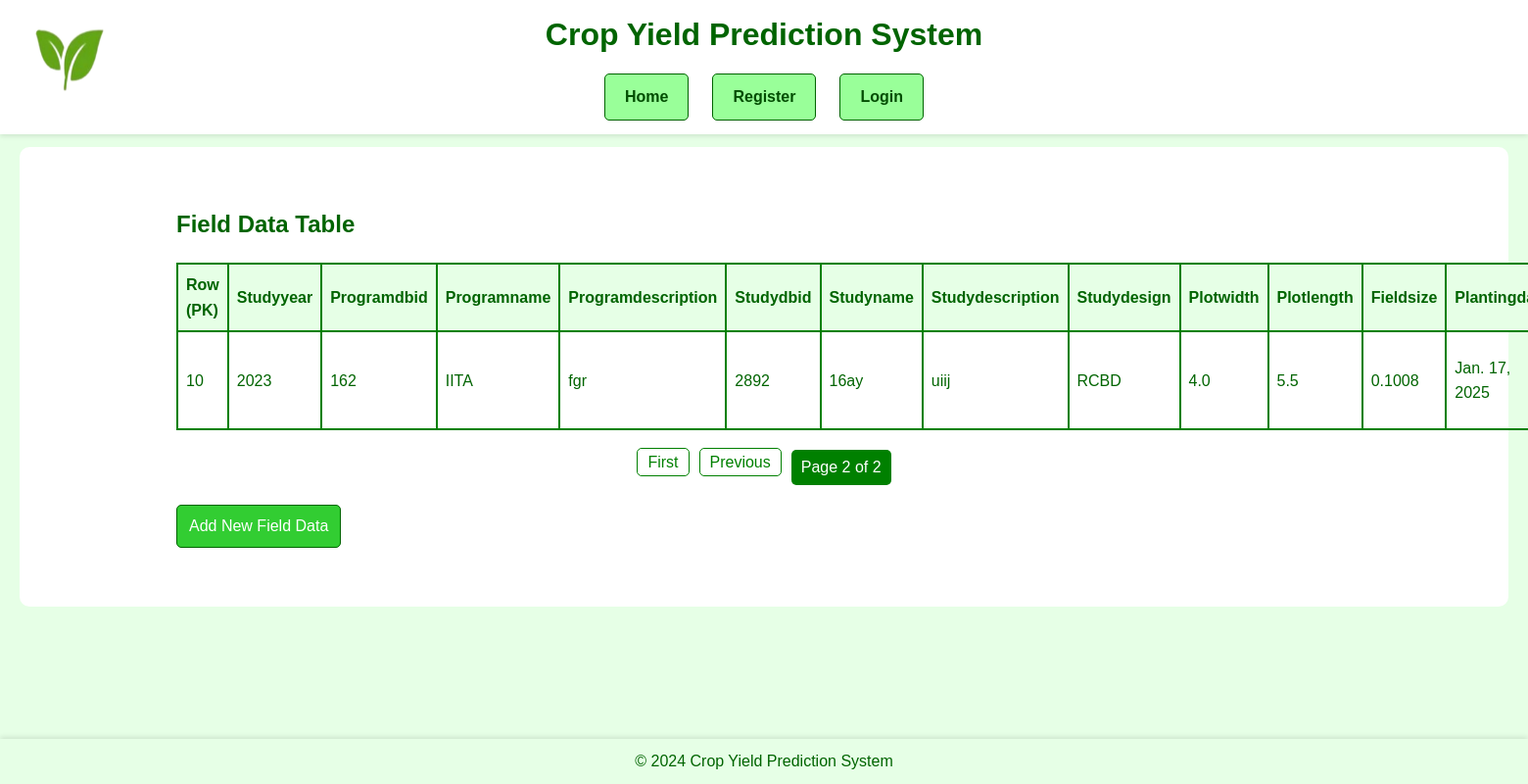
/table?page=2 (signed in), run on an earlier commit of the app's database.
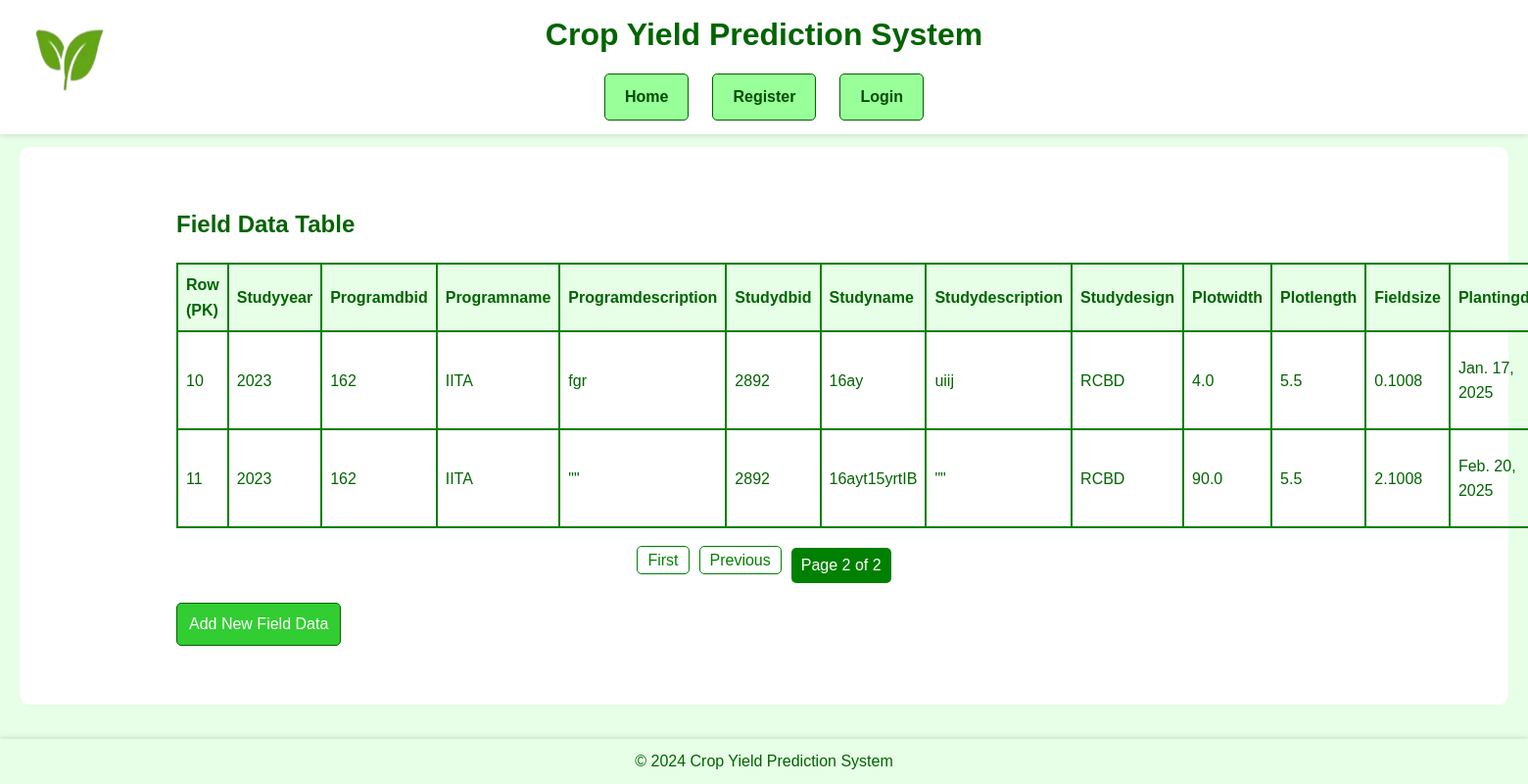
And on a later commit of the database.
### django_nlp_integration/nlp_app/models.py (models this page shows, shortened)
class FieldData(models.Model):
    studyYear = models.IntegerField(blank=True, null=True)
    programDbId = models.CharField(max_length=255, blank=True, null=True)
    programName = models.CharField(max_length=255, blank=True, null=True)
    programDescription = models.TextField(blank=True, null=True)
    studyDbId = models.CharField(max_length=255, blank=True, null=True)
    studyName = models.CharField(max_length=255, blank=True, null=True)
    studyDescription = models.TextField(blank=True, null=True)
    studyDesign = models.CharField(max_length=255, blank=True, null=True)
    plotWidth = models.FloatField(blank=True, null=True)
    plotLength = models.FloatField(blank=True, null=True)
    fieldSize = models.FloatField(blank=True, null=True)
    plantingDate = models.DateField(blank=True, null=True)
    harvestDate = models.DateField(blank=True, null=True)
    locationDbId = models.CharField(max_length=255, blank=True, null=True)
    locationName = models.CharField(max_length=255, blank=True, null=True)
    germplasmDbId = models.CharField(max_length=255, blank=True, null=True)
    germplasmName = models.CharField(max_length=255, blank=True, null=True)
    germplasmSynonyms = models.CharField(max_length=255, blank=True, null=True)
    observationLevel = models.CharField(max_length=255, blank=True, null=True)
    observationUnitDbId = models.CharField(max_length=255, blank=True, null=True)
    observationUnitName = models.CharField(max_length=255, blank=True, null=True)
    replicate = models.IntegerField(blank=True, null=True)
    blockNumber = models.IntegerField(blank=True, null=True)
    plotNumber = models.IntegerField(blank=True, null=True)
    entryType = models.CharField(max_length=255, blank=True, null=True)
    boiled_storage_root_color = models.CharField(max_length=255, blank=True, null=True)
    cassava_anthractnose_disease_incidence_6_month = models.FloatField(blank=True, null=True)
    cassava_anthractnose_disease_incidence_9_month = models.FloatField(blank=True, null=True)
    cassava_anthractnose_disease_severity_6_month = models.FloatField(blank=True, null=True)
    cassava_anthractnose_disease_severity_9_month = models.FloatField(blank=True, null=True)
    cassava_bacterial_blight_incidence_3_month = models.FloatField(blank=True, null=True)
    cassava_bacterial_blight_incidence_6_month = models.FloatField(blank=True, null=True)
    cassava_bacterial_blight_severity_3_month = models.FloatField(blank=True, null=True)
    cassava_bacterial_blight_severity_6_month = models.FloatField(blank=True, null=True)
    cassava_green_mite_severity_first_evaluation = models.FloatField(blank=True, null=True)
    cassava_green_mite_severity_second_evaluation = models.FloatField(blank=True, null=True)
    cassava_mosaic_disease_incidence_1_month = models.FloatField(blank=True, null=True)
    cassava_mosaic_disease_incidence_3_month = models.FloatField(blank=True, null=True)
    cassava_mosaic_disease_incidence_6_month = models.FloatField(blank=True, null=True)
    cassava_mosaic_disease_severity_1_month = models.FloatField(blank=True, null=True)
    cassava_mosaic_disease_severity_3_month = models.FloatField(blank=True, null=True)
    cassava_mosaic_disease_severity_6_month = models.FloatField(blank=True, null=True)
    dry_matter_content_specific_gravity_method = models.FloatField(blank=True, null=True)
    dry_matter_content_percentage = models.FloatField(blank=True, null=True)
    ease_of_peeling_root_cortex_visual_rating = models.IntegerField(blank=True, null=True)
    first_apical_branch_height_cm = models.FloatField(blank=True, null=True)
    fresh_shoot_weight_kg_per_plot = models.FloatField(blank=True, null=True)
    fresh_storage_root_weight_per_plot = models.FloatField(blank=True, null=True)
    harvest_index_variable = models.FloatField(blank=True, null=True)
    initial_vigor_assessment = models.IntegerField(blank=True, null=True)
    number_of_planted_stakes_per_plot = models.IntegerField(blank=True, null=True)
    plant_architecture_visual_rating = models.IntegerField(blank=True, null=True)
    plant_stands_harvested_counting = models.IntegerField(blank=True, null=True)
    poundability_assessment = models.IntegerField(blank=True, null=True)
    proportion_lodged_plants_percentage = models.FloatField(blank=True, null=True)
    root_neck_length_visual_rating = models.IntegerField(blank=True, null=True)
    root_number_counting = models.IntegerField(blank=True, null=True)
    rotted_storage_root_counting = models.IntegerField(blank=True, null=True)
    specific_gravity = models.FloatField(blank=True, null=True)
    sprout_count_nine_month = models.IntegerField(blank=True, null=True)
    sprout_count_one_month = models.IntegerField(blank=True, null=True)
    sprout_count_six_month = models.IntegerField(blank=True, null=True)
    sprout_count_three_month = models.IntegerField(blank=True, null=True)
    sprouting_proportion = models.FloatField(blank=True, null=True)
    storage_root_cortex_color_visual_rating = models.IntegerField(blank=True, null=True)
    storage_root_periderm_color_visual_rating = models.IntegerField(blank=True, null=True)
    storage_root_pulp_color_visual_rating = models.IntegerField(blank=True, null=True)
    storage_root_shape_visual_rating = models.IntegerField(blank=True, null=True)
    storage_root_size_visual_rating = models.IntegerField(blank=True, null=True)
    taste_of_boiled_root_rating = models.IntegerField(blank=True, null=True)
    top_yield = models.FloatField(blank=True, null=True)
    total_carotenoid_chart_1_8 = models.FloatField(blank=True, null=True)
    total_carotenoid_iCheck_method = models.FloatField(blank=True, null=True)

### django_nlp_integration/nlp_app/views.py (the view, shortened to what this page needs)
# urls.py: path('table', views.table, name='table'),
@login_required
def table(request):
    fielddata_list = FieldData.objects.all()
    fields = [field.name for field in FieldData._meta.fields if field.name != "id"]
    paginator = Paginator(fielddata_list, 4)  # Show 4 records per page
    page_number = request.GET.get("page")
    fielddata = paginator.get_page(page_number)
    if request.method == "POST" and "create" in request.POST:
        new_data = {field: request.POST.get(field, "") for field in fields}
        FieldData.objects.create(**new_data)
        return redirect("table")
    if request.method == "POST" and "delete" in request.POST:
        record_id = request.POST.get("id")
        FieldData.objects.filter(id=record_id).delete()
        return redirect("table")
    return render(request, "nlp_app/table.html", {"fielddata": fielddata, "fields": fields})

### django_nlp_integration/nlp_app/templatetags/custom_filters.py (called while the page is built)
@register.filter
def getattr_custom(obj, attr):
    return getattr(obj, attr, "")

### django_nlp_integration/nlp_app/templates/nlp_app/table.html (shortened to what this page needs)
{% extends 'base_generic.html' %}
{% block content %}
{% load custom_filters %}
<div class="container mt-4">
    <h2>Field Data Table</h2>
    <table class="table">
        <thead>
            <tr>
                <th>Row (PK)</th>
                {% for field in fields %}
                    <th>{{ field|title }}</th>
                {% endfor %}
            </tr>
        </thead>
        <tbody>
            {% for record in fielddata %}
            <tr>
                <td>{{ record.pk }}</td>
                {% for field in fields %}
                    <td data-pk="{{ record.pk }}" data-field="{{ field }}">
                        {{ record|getattr_custom:field }}
                    </td>
                {% endfor %}
            </tr>
            {% endfor %}
        </tbody>
    </table>
    <ul class="pagination">
        {% if fielddata.has_previous %}
            <li><a href="?page=1">First</a></li>
            <li><a href="?page={{ fielddata.previous_page_number }}">Previous</a></li>
        {% endif %}
        <li class="current">Page {{ fielddata.number }} of {{ fielddata.paginator.num_pages }}</li>
    </ul>
    <a class="btn btn-add" href="{% url 'fielddata_create' %}">Add New Field Data</a>
</div>
{% endblock %}

What changed in the data, as far as the page shows it:
added FieldData: pk "11", fields "2023" "162" "IITA" "\"\"" "2892" "16ayt15yrtIB" "\"\"" "RCBD" "90.0" "5.5" "2.1008" "Feb. 20, 2025"
